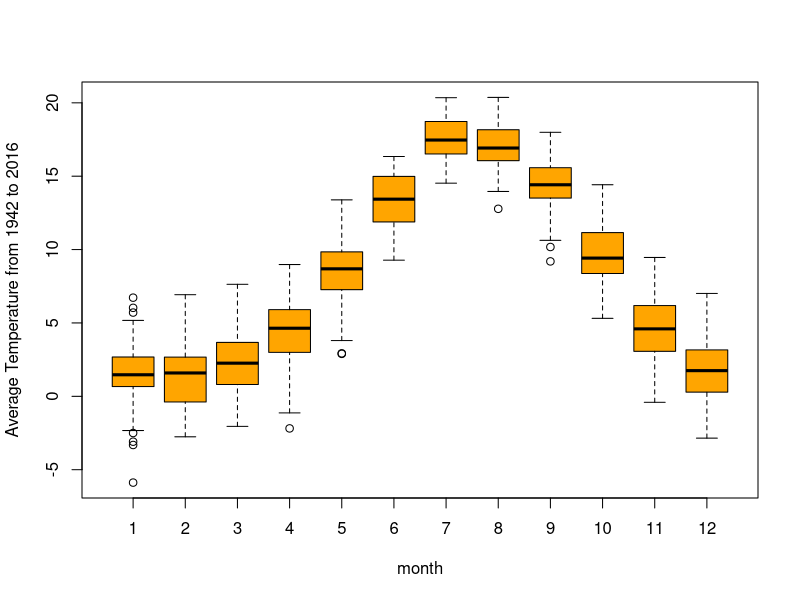
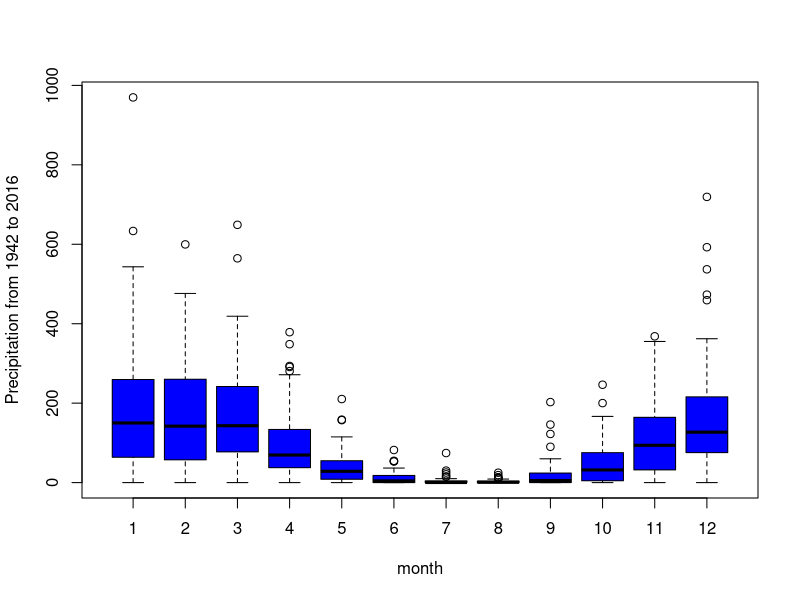
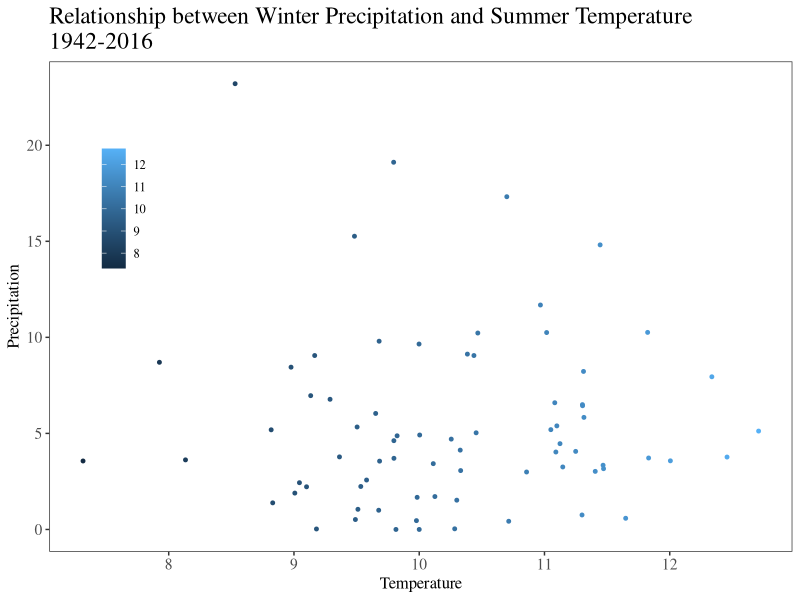

Write the R code that produced these figures, in order.
## ---- chunk 1

clim=read.table("clim.txt", header = TRUE)

# Monthly Average Temperature Boxplot
View(clim)
Aggdat <- aggregate(clim,by=list(clim$month,clim$year),FUN="mean")
Aggdat$mean <- (Aggdat$tmin+Aggdat$tmax)/2

boxplot(Aggdat$mean~Aggdat$month,
  ylab="Average Temperature from 1942 to 2016",
  xlab="month", col="orange")

# Monthly Precipitation Boxplot 
clim2 <- clim[,2:7]
Agg2 <- aggregate(clim2, by=list(clim2$month,clim2$year), FUN="sum")

boxplot(Agg2$rain~Aggdat$month,
  ylab="Precipitation from 1942 to 2016",
  xlab="month", col="blue")

# Aggregate precipitation by year
Agg3<- aggregate(clim2, by=list(clim2$year), FUN="sum")

#Wettest Year
wettest=which.max(Agg3$rain)
Agg3[wettest,]
Agg3[wettest,c("Group.1","rain")]
Agg3$year=as.integer(Agg3$Group.1)
Agg3$rain=as.integer(Agg3$rain)
Agg3[wettest,c("year","rain")]

#Driest Year
driest=which.min(Agg3$rain)
Agg3[driest,]
Agg3[driest,c("Group.1","rain")]
Agg3$year=as.integer(Agg3$Group.1)
Agg3$rain=as.integer(Agg3$rain)
Agg3[driest,c("year","rain")]



## ---- chunk 2
#Season
clim2$Season <- ifelse(clim2$month <= 5 & clim2$month >= 3, 1, ifelse(clim2$month <= 8, 2,(ifelse(clim2$month <= 11, 3, 4))))

#Wettest Season
Agg4<- aggregate(clim2,by=list(clim2$Season,clim2$year),FUN="sum")

wet=which.max(Agg4$rain)
Agg4[wet,]
Agg4[wet,c("Group.1","Group.2","rain")]
Agg4$Season=as.integer(Agg4$Group.1)
Agg4$year=as.integer(Agg4$Group.2)
Agg4$rain=as.integer(Agg4$rain)
Agg4[wet,c("Season","year","rain")]

#Driest Year
dry=which.min(Agg4$rain)
Agg4[dry,]
Agg4[dry,c("Group.1","Group.2","rain")]
Agg4$Season=as.integer(Agg4$Group.1)
Agg4$year=as.integer(Agg4$Group.2)
Agg4$rain=as.integer(Agg4$rain)
Agg4[dry,c("Season","year","rain")]

## Relationship between Precipitation and Temperature 
Agg5 <- aggregate(clim2, by=list(clim2$Season, clim2$year), FUN="mean")
Agg5$Temperature <- (Agg5$tmax + Agg5$tmin)/2
SummerT <- subset(Agg5, Season == 2)
ST <- SummerT[,c(2,10)]
colnames(ST) <- c("Year", "Temperature")
WinterP <- subset(Agg5, Season == 4)
WP <- WinterP[,c(2,5)]
colnames(WP) <- c("Year", "Precipitation")
Relation <- merge(ST, WP,by="Year")

library(ggplot2)
ggplot(Relation, aes(Temperature, Precipitation))+
  geom_point(size=1, aes(color=Temperature))+
  xlab("Temperature")+
  ylab("Precipitation")+
  ggtitle("Relationship between Winter Precipitation and Summer Temperature \n1942-2016")+
  theme_bw()+
  theme(text=element_text(family="Times", size=14),panel.grid.major=element_blank(),panel.grid.minor=element_blank(), axis.title.x=element_text(size=12), axis.title.y=element_text(size=12))+
   theme(legend.position=c(0.1,0.7),legend.box=NULL, legend.key=element_blank(), legend.text=element_text(size=9), legend.title=element_blank())




